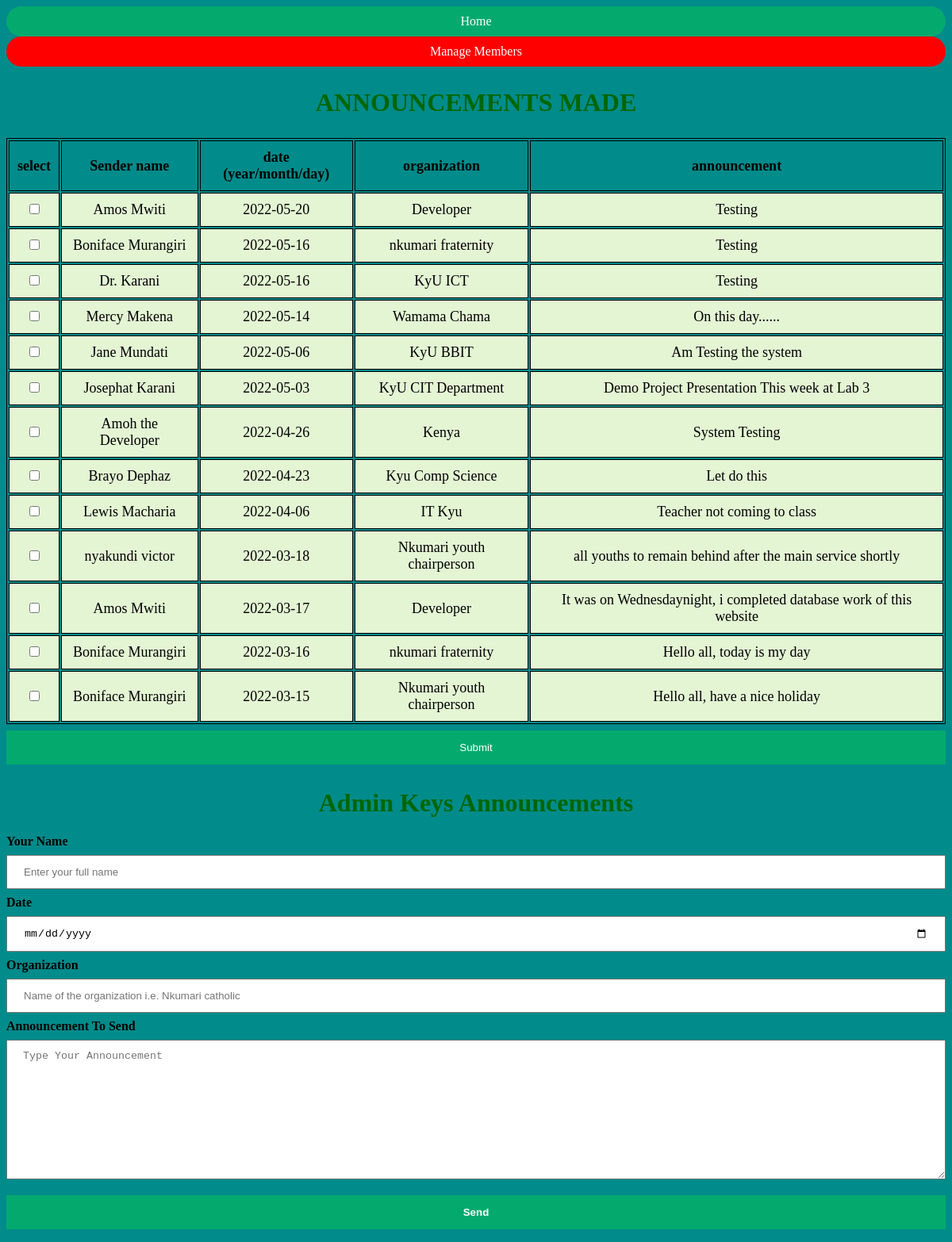
The app's page /admin/databasetowebpage.php with its own data.
### tables this page shows
CREATE TABLE `sender` (
  `id` int(11) NOT NULL,
  `sender_name` varchar(30) NOT NULL,
  `date` date NOT NULL,
  `organization` varchar(50) NOT NULL,
  `announcement` varchar(10000) NOT NULL
);

### admin/databasetowebpage.php (the view, shortened to what this page needs)
<?php
$user = 'root';
$password = '';
$database = 'myprojo';
$servername='localhost';
$mysqli = new mysqli($servername, $user,
				$password, $database);
$sql = "SELECT * FROM sender ORDER BY id DESC ";
$result = $mysqli->query($sql);
?>
<!DOCTYPE html>
<html lang="en">
<head>
</head>
<body>
	<div class="admin-nav">
		<div class="admin-nav-1">
		<a href="../index.php">Home</a>
		</div>
		<div class="admin-nav-2">
		<a href="addmembers.php">Manage Members</a>
		</div>
	</div>
	<div class="align-admin-page">
		<div class="table-announcement">
		<form action="#" method="POST">
		<section>
			<h1>ANNOUNCEMENTS MADE</h1>
			<form action="#" method="POST">
			<table class="maintable">
				<tr>
					<th>select</th>
					<th>Sender name</th>
					<th>date (year/month/day)</th>
					<th>organization</th>
					<th>announcement</th>
				</tr>
				<?php
					while($rows=$result->fetch_assoc())
					{
				?>
				<tr>
					<td><input type="checkbox" name="check" class="check"></td>
					<td><?php echo $rows['sender_name'];?></td>
					<td><?php echo $rows['date'];?></td>
					<td><?php echo $rows['organization'];?></td>
					<td><?php echo $rows['announcement'];?></td>
				</tr>
				<?php
					}
				?>
			</table>
			<button type="submit" name="send_values" >Submit</button>
			</form>
		</section>
		</form>
		</div>
		<div class="admin-adds-announcement">
			<h1>Admin Keys Announcements</h1>
			<form action="adminshare.php">
			<label for="Sname"><b>Your Name</b></label>
			<input type="text" placeholder="Enter your full name" name="Sname" required>
			<label for="date"><b>Date</b></label>
			<input type="date" placeholder="month/day/year" name="date" required>
			<label for="org"><b>Organization</b></label>
			<input type="text" placeholder="Name of the organization i.e. Nkumari catholic " name="org" >
			<label for="announcement"><b>Announcement To Send</b></label>
			<textarea name="announcement" id="" cols="30" rows="10" placeholder="Type Your Announcement"></textarea>
			<button type="submit"><b>Send</b></button>
			</form>
		</div>
	</div>
</body>
</html>

### admin/databasetowebpage.php (style rules this page uses)
table { margin: 0 auto; font-size: large; border: 1px solid black; }
h1 { text-align: center; color: #006600; font-size: xx-large; font-family: 'Gill Sans', 'Gill Sans MT', ' Calibri', 'Trebuchet MS', 'sans-serif'; }
td { background-color: #E4F5D4; border: 1px solid black; }
th, td { font-weight: bold; border: 1px solid black; padding: 10px; text-align: center; }
td { font-weight: lighter; }
form { border: 3px #f1f1f1; }
body { background-color: rgb(1, 139, 139); }
input[type=text], input[type=date], textarea { width: 100%; padding: 12px 20px; margin: 8px 0; display: inline-block; border: 1px solis #ccc; box-sizing: border-box; }
button { background-color: #04AA6D; color: white; padding: 14px 20px; margin: 8px 0px; border: none; width: 100%; }
.align-admin-page { overflow: hidden; display: block; }
.table-announcement { width: 100%; overflow: hidden; }
.admin-adds-announcement { overflow: hidden; }
.admin-nav { max-width: auto; margin: 0 auto; font-family: Georgia, 'Times New Roman', Times, serif; }
.admin-nav a { text-decoration: none; text-align: center; display: block; color: #fff; padding: 10px; }
.admin-nav-1 { background-color: #04AA6D; align-items: center; border-radius: 1000px; }
.admin-nav-2 { background-color: reD; border-radius: 1000px; }

### records on screen
sender: sender_name "Amos Mwiti", date "2022-05-20", organization "Developer", announcement "Testing"
sender: sender_name "Boniface Murangiri", date "2022-05-16", organization "nkumari fraternity", announcement "Testing"
sender: sender_name "Dr. Karani", date "2022-05-16", organization "KyU ICT", announcement "Testing"
sender: sender_name "Mercy Makena", date "2022-05-14", organization "Wamama Chama", announcement "On this day......"
sender: sender_name "Jane Mundati", date "2022-05-06", organization "KyU BBIT", announcement "Am Testing the system"
sender: sender_name "Josephat Karani", date "2022-05-03", organization "KyU CIT Department", announcement "Demo Project Presentation This week at Lab 3"
sender: sender_name "Amoh the Developer", date "2022-04-26", organization "Kenya", announcement "System Testing"
sender: sender_name "Brayo Dephaz", date "2022-04-23", organization "Kyu Comp Science", announcement "Let do this"
sender: sender_name "Lewis Macharia", date "2022-04-06", organization "IT Kyu", announcement "Teacher not coming to class"
sender: sender_name "nyakundi victor", date "2022-03-18", organization "Nkumari youth chairperson", announcement "all youths to remain behind after the main service shortly"
sender: sender_name "Amos Mwiti", date "2022-03-17", organization "Developer", announcement "It was on Wednesdaynight, i completed database work of this website"
sender: sender_name "Boniface Murangiri", date "2022-03-16", organization "nkumari fraternity", announcement "Hello all, today is my day"
sender: sender_name "Boniface Murangiri", date "2022-03-15", organization "Nkumari youth chairperson", announcement "Hello all, have a nice holiday"
